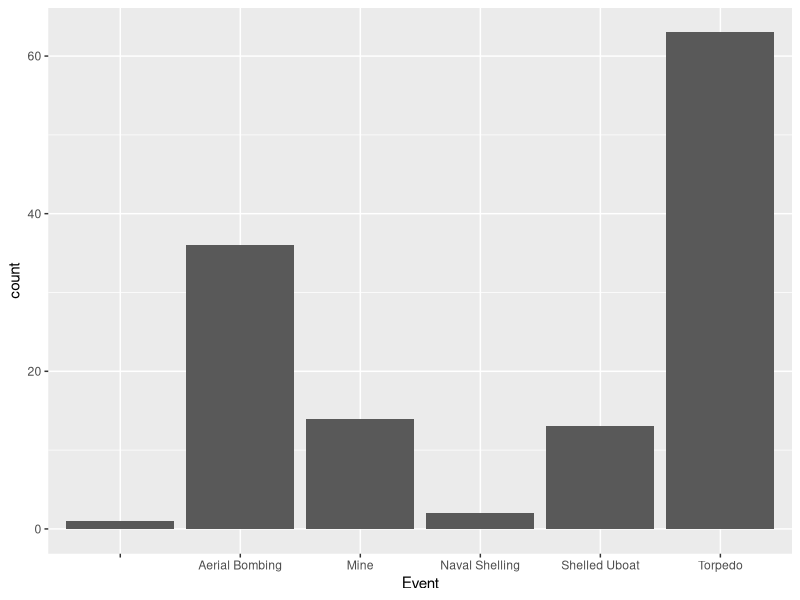
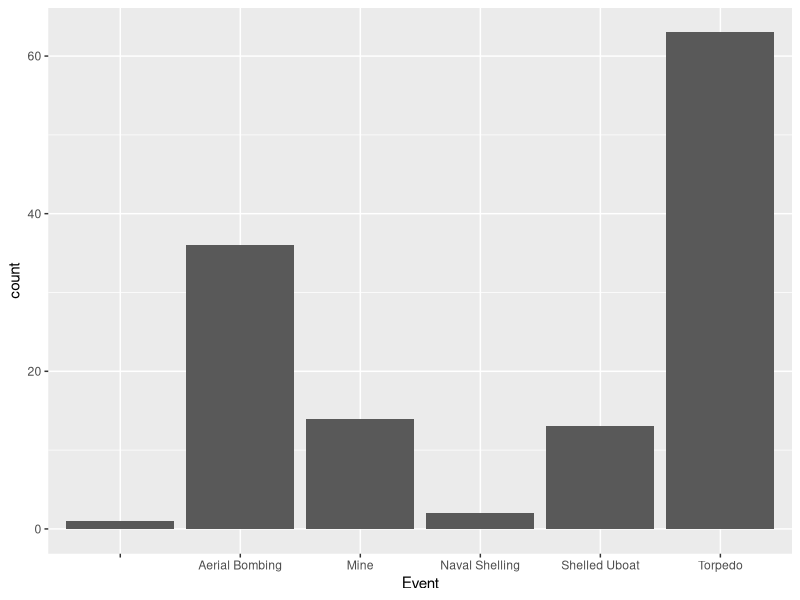
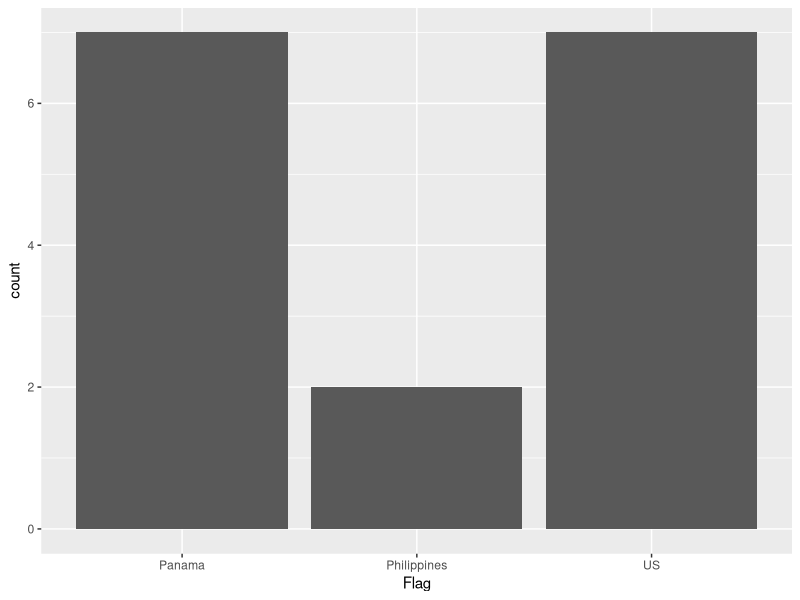
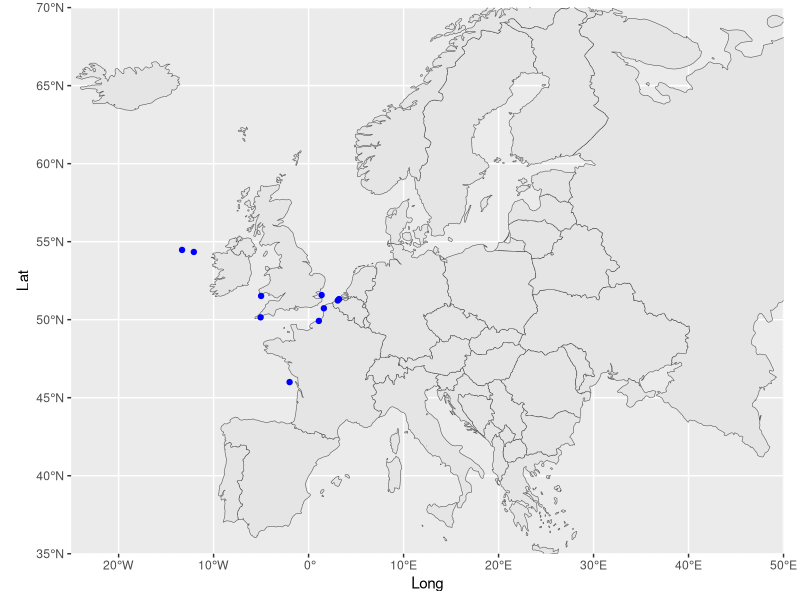

Generate these figures, in order, with R: (Note: this script raises an error after producing the figures.)
## ---- chunk 1
library(ggplot2)
library(maps)
library(tidyverse)
library(lubridate)
library(dplyr)
library(sf)
install.packages("rnaturalearthdata")
library(rnaturalearth)
## ---- chunk 2
Grships <- read.csv("Greek_Ships_Sunk_MasterfileEXCEL.csv", header = TRUE)
## ---- chunk 3
Tidy_Ships <- separate(Grships, col = Date, into = c("Day", "Month", "Year"), sep = "-", remove = FALSE)
#Tidy_Ships <- Tidy_Ships %>% mutate(Month = recode(Month,
           #             Jan = 1,
            #            Feb = 2,
            #            Mar = 3,
               #         Apr = 4,
              #          May = 5,
              #          Jun = 6,
              #          Jul = 7,
               #         Aug = 8,
                  #      Sep = 9,
                    #    Oct = 10,
                     #   Nov = 11,
                      #  Dec = 12))

## ---- chunk 4
Tidy_Ships %>% filter(Year <= 40) %>% filter(Month <= 10) %>% filter(Day <= 28)
## ---- chunk 5
Pre_Oct <- Tidy_Ships %>% filter(Date < "30-Oct-40") %>% filter(Year <= 40)
## ---- chunk 6
Pre_April <- Tidy_Ships %>% filter(Year != 44) %>% filter(Year !=43) %>%  filter(Year != 42) %>% filter(Year <= 41) %>% filter(Date < "5-Apr-41")

## ---- chunk 7
library(ggplot2)
Grcategory <- Pre_Oct %>% group_by(Event) %>% summarize(count = n())
ggplot(Grcategory, aes(x = Event, y = count)) + geom_col() 


## ---- chunk 8
Grcategory <- Pre_April %>% group_by(Event) %>% summarize(count = n())
ggplot(Grcategory, aes(x = Event, y = count)) + geom_col()
## ---- chunk 9
Amships <- read.csv("USShips_Pre12_7.csv")
Amcategory <- Amships %>% group_by(Flag) %>% summarize(count = n()) 
ggplot(Amcategory, aes(x = Flag, y = count)) + geom_col()
## ---- chunk 10

AerialAtl <- Grships %>% 
  filter(Event == "Aerial Bombing" & Location == "Atlantic")
head(AerialAtl)
## ---- chunk 11
library(ggplot2)
library(maps)
library(tidyverse)
library(sf)
## ---- chunk 12
library(rnaturalearth)

## ---- chunk 13
world <- ne_countries(scale = "medium", returnclass = "sf")
Europe <- world[which(world$continent == "Europe"),]
map <- ggplot(Europe) +
  geom_sf() +
  coord_sf(xlim = c(-25,50), ylim = c(35,70), expand = FALSE)
map + geom_point(data=AerialAtl, mapping=aes(x=Long, y=Lat, group=NULL), color='blue')
## ---- chunk 14
Atlmap <- map_data("ocean", ocean = "Atlantic")
## ---- chunk 15
world <- ne_countries(scale = "medium", returnclass = "sf")
EuropeGR <- world[which(world$continent == "Europe")] %>% filter(country == "Greece")
map <- ggplot(Europe) +
  geom_sf() +
  coord_sf(xlim = c(-25,50), ylim = c(35,70), expand = FALSE)
map + geom_point(data=AerialMed, mapping=aes(x=Long, y=Lat, group=NULL), color='blue')
## ---- chunk 16
ggplot(AerialAtl,aes(x = Longitud, y = Latitude)) + 
  geom_map(data = Atlantic, map = Atlantic, aes(long, lat, map_id=region)) +
  geom_point(data = AerialAtl, mapping = aes(x=lon, y=lat))
## ---- chunk 17
AerialMed <- Grships %>% 
  filter(Event == "Aerial Bombing" & Location == "Mediterranean")
## ---- chunk 18
ggplot(data = world) +
    geom_sf() +
    xlab("Longitude") + ylab("Latitude") +
    ggtitle("World map", subtitle = paste0("(", length(unique(world$NAME)), " countries)"))
## ---- chunk 19
GrShipEvent <- Tidy_Ships %>% group_by(Event) %>% summarize(count = n())
ggplot(GrShipEvent, aes(x = Event, y = count)) + geom_col()
## ---- chunk 20
GrShipYear <- Tidy_Ships %>% group_by(Year) %>% summarize(count = n())
ggplot(GrShipYear, aes(x = Year, y = count)) + geom_col()
